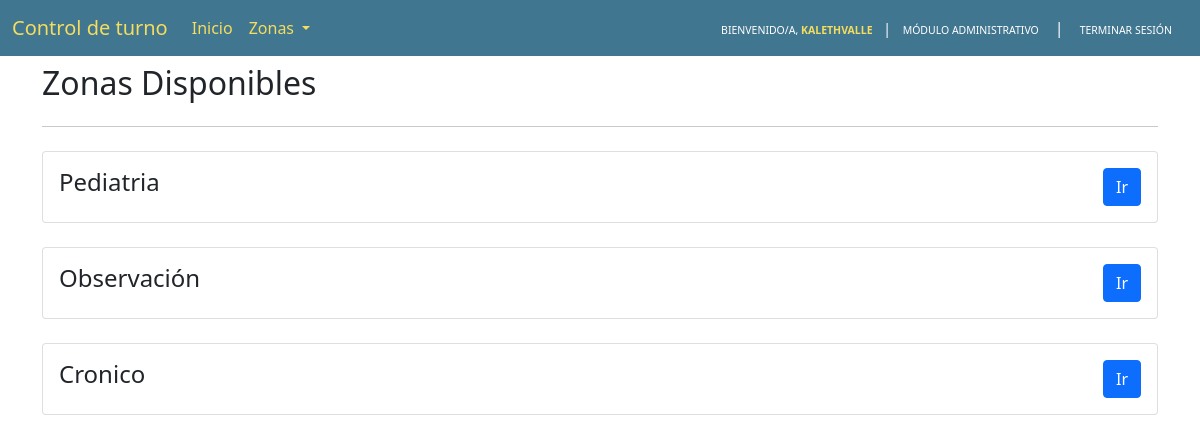
The app's page / (signed in) with its own data.
### api/models/users.py (models this page shows, shortened)
class User(AbstractUser):
    email = models.EmailField('email address', unique=True, error_messages={'unique': 'A user with that email already exists.'})
    phone_regex = RegexValidator(regex=r'\+?1?\d{9,10}$', message="Phone number must be entered in the format: +999999999. Up to 10 digits allowed.")
    phone_number = models.CharField('phone', validators=[phone_regex], max_length=10, default='')
    USERNAME_FIELD = 'email'
    REQUIRED_FIELDS = ['username', 'first_name', 'last_name', 'phone_number']
    is_verified = models.BooleanField('verified', default=True, help_text='Set to true when the user have verified its email address.')
    ROLES_CHOICES = [(0, 'Admin'),]
    role = models.IntegerField(choices=ROLES_CHOICES, default=0)
    TYPE_DOCUMENT_CHOICES = [(0, 'Cedula Ciudadania'),]
    type_document = models.IntegerField(choices=TYPE_DOCUMENT_CHOICES, default=0)
    number_document = models.IntegerField('Número documento', default=0)
    created_at = models.DateTimeField('created at', auto_now_add=True, help_text='Date time on which the object was created.')
    modified_at = models.DateTimeField('modified at', auto_now=True, help_text='Date time on which the object was last modified.')

### api/models/zones.py (models this page shows)
class Zones(models.Model):
    name = models.CharField('Name', max_length=200, default="", help_text="Nombre zona")
    created_at = models.DateTimeField('created at', auto_now_add=True, help_text='Date time on which the object was created.')
    modified_at = models.DateTimeField('modified at', auto_now=True, help_text='Date time on which the object was last modified.')
    def __str__(self):
        return self.name
    class Meta:
        verbose_name_plural = "Zonas"

### api/views/home.py (the view)
# urls.py: path('', HomeView.as_view(), name='home'),
class HomeView(View):
    def get(self, request):
        if not request.user.is_authenticated:
            return redirect('api:login')
        zones = Zones.objects.all()
        return render(
            request,
            template_name='CtlT/home.html',
            context={
                "zones": zones
            }
        )

### api/templates/CtlT/home.html (shortened to what this page needs)
{% extends 'base.html' %}
{% block body %}
<div class="container">
  <h2 class="text-capitalize mt-2">Zonas disponibles</h2>
  <hr class="my-4">
  {% for zone in zones %}
  <div class="card">
    <div class="card-body">
      <div class="d-flex justify-content-between" >
        <div>
          <h4 class="text-capitalize">{{ zone }}</h4>
        </div>
        <div>
          <a class="btn btn-primary" href="{% url 'api:zone' zone.id %}" role="button">Ir</a>
        </div>
      </div>
    </div>
  </div>
  <br/>
  {% endfor %}
</div>
{% endblock %}

### api/templates/base.html (shortened to what this page needs)
<!DOCTYPE html>
<html lang="en">
<head>
  <link href="https://cdn.jsdelivr.net/npm/bootstrap@5.0.2/dist/css/bootstrap.min.css" rel="stylesheet">
  <link rel="stylesheet" href="https://cdn.jsdelivr.net/npm/bootstrap-select@1.14.0-beta3/dist/css/bootstrap-select.min.css">
</head>
<body>
  {% if zones %}
    <nav id="menu-navbar" class="navbar navbar-dark navbar-expand-lg bg-body-tertiary" style="background-color: #417690;">
      <div class="container-fluid">
        <a class="navbar-brand fw-light" href="{% url 'api:home' %}" style="color: #f5dd5d;">Control de turno</a>
        <div class="collapse navbar-collapse" id="navbarSupportedContent">
          <ul class="navbar-nav me-auto mb-2 mb-lg-0">
            <li class="nav-item">
              <a class="nav-link active" aria-current="page" href="{% url 'api:home' %}" style="color: #f5dd5d;">Inicio</a>
            </li>
            <li class="nav-item dropdown">
              <a class="nav-link dropdown-toggle" href="#" role="button" data-bs-toggle="dropdown" aria-expanded="false" style="color: #f5dd5d;">
                Zonas
              </a>
            </li>
          </ul>
          <div class="d-flex align-items-center">
            <a  class="nav-link ms-1 btn-sm"
            href="{% url 'admin:index' %}"
            target="_blank"
            style="color: #FFFFFF; "
            >
                <span style="color: #FFFFFF; font-size: 10.5px;">
                  BIENVENIDO/A,
                </span>
                <span class="text-uppercase fw-bold" style="color: #f5dd5d; font-size: 10.5px;" >
                  {{ request.user.username }}
                </span>
                <span class="ms-2 me-2" style="color: #FFFFFF;">|</span>
                <span style="font-size: 10.5px;">
                  MÓDULO ADMINISTRATIVO
                </span>
            </a>
            <span style="color: #FFFFFF;">|</span>
            <a class="nav-link" href="{% url 'api:logout' %}" style="color: #FFFFFF;">
              <span style="font-size: 10.5px;">
                TERMINAR SESIÓN
              </span>
            </a>
          </div>
        </div>
      </div>
    </nav>
  {% endif %}
  <div class="content container-fluid">
    {% block body %}
    {% endblock %}
  </div>
</body>
</html>

### api/templates/base.html (style rules this page uses)
body { padding: 0%; margin: 0%; }
.content { padding: 0%; margin: 0%; }

### records on screen
User: user.username "KALETHVALLE"
Zones: name "Pediatria"
Zones: name "Observación"
Zones: name "Cronico"
